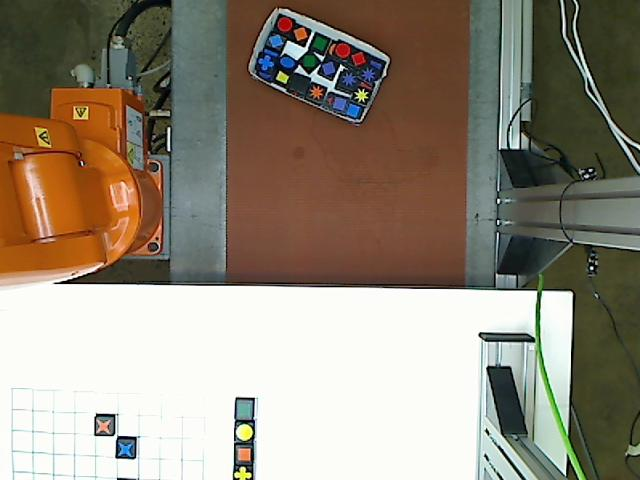
%> input picture detect_blocks/detectConveyorBlocks/IMG_conveyor_LowRes.jpg, 640 x 480 px
$ octave --eval "result = detectConveyorBlocks;"   (GNU Octave 9; MATLAB toolbox functions it lacks are replaced by stand-ins)
%> lines starting %> are read from the running program, lines starting %| are printed output that depends on the picture; in (x1, y1, x2, y2) boxes, pixels count from 0 and x2, y2 are one past the last pixel; in counts of white or black regions, pixels touching at a corner belong together; the program's own positions count from 1
### detect_blocks/detectConveyorBlocks/conveyorMask.m
function [BW,maskedRGBImage] = conveyorMask(RGB)
%createMask  Threshold RGB image using auto-generated code from colorThresholder app.
%  [BW,MASKEDRGBIMAGE] = createMask(RGB) thresholds image RGB using
%  auto-generated code from the colorThresholder App. The colorspace and
%  minimum/maximum values for each channel of the colorspace were set in the
%  App and result in a binary mask BW and a composite image maskedRGBImage,
%  which shows the original RGB image values under the mask BW.

% Auto-generated by colorThresholder app on 19-Sep-2017
%------------------------------------------------------


% Convert RGB image to chosen color space
I = rgb2hsv(RGB);

% Define thresholds for channel 1 based on histogram settings
channel1Min = 0.001;
channel1Max = 0.110;

% Define thresholds for channel 2 based on histogram settings
channel2Min = 0.259;
channel2Max = 0.746;

% Define thresholds for channel 3 based on histogram settings
channel3Min = 0.219;
channel3Max = 0.552;

% Create mask based on chosen histogram thresholds
sliderBW = (I(:,:,1) >= channel1Min ) & (I(:,:,1) <= channel1Max) & ...
    (I(:,:,2) >= channel2Min ) & (I(:,:,2) <= channel2Max) & ...
    (I(:,:,3) >= channel3Min ) & (I(:,:,3) <= channel3Max);
BW = sliderBW;

% Initialize output masked image based on input image.
maskedRGBImage = RGB;

% Set background pixels where BW is false to zero.
maskedRGBImage(repmat(~BW,[1 1 3])) = 0;

end

### detect_blocks/detectConveyorBlocks/detectConveyorBlocks.m
function [blocks, box] = detectConveyorBlocks()%I)
    % This function takes in a 1200 x 1600 image and detects a set of
    % blocks which reside within a carry box. It returns blocks which is
    % structured [x, y]. This allows the robot arm to swap blocks.

    I = imread('IMG_conveyor_LowRes.jpg');
%> I is the input picture: size 480x640x3 uint8; mean R, G, B 146.7, 137.3, 122

    % Erase anything outside conveyor region of interest (Conveyor belt)
    I(:,1:230,:) = 0;
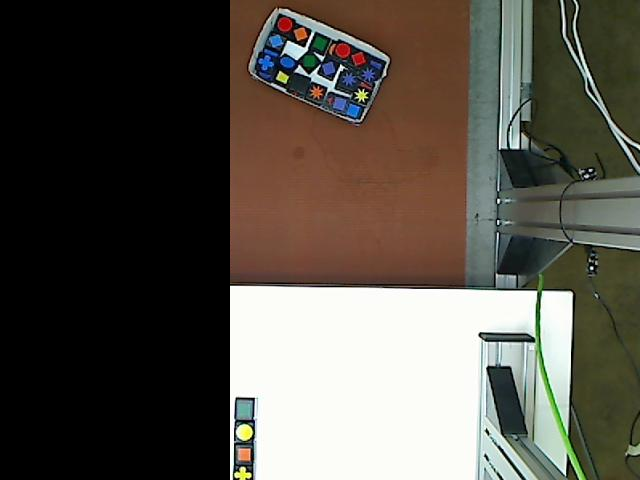
%> I: size 480x640x3 uint8; mean R, G, B 86.4, 81.9, 73.6
    I(:,465:end,:) = 0;
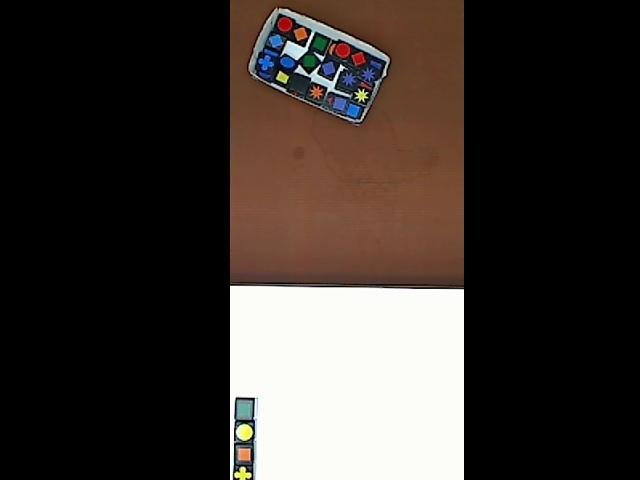
%> I: size 480x640x3 uint8; mean R, G, B 59, 52.1, 47.8
    I(285:end,:,:) = 0;
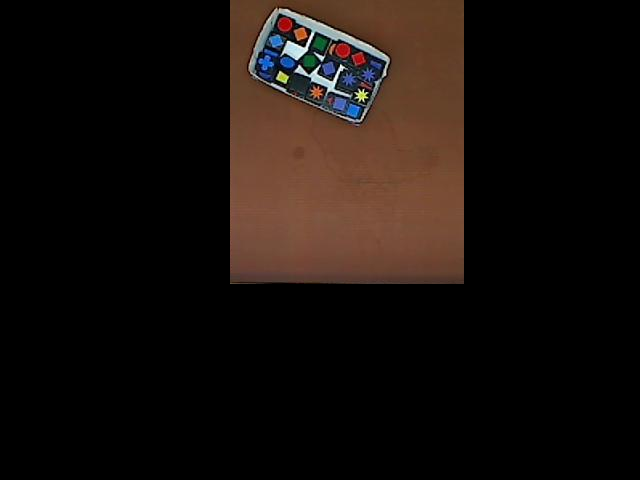
%> I: size 480x640x3 uint8; 14.93% of pixels changed, all inside (x1, y1, x2, y2) = (230, 284, 464, 480)

    % Generate conveyor mask (inverse should leave the box)
    Conveyor_BW = conveyorMask(I);
%> in conveyorMask, `I = rgb2hsv(RGB);`: I: size 480x640x3 double; mean H, S, V 0.0265, 0.117, 0.0928
%> in conveyorMask, `sliderBW = (I(:,:,1) >= channel1Min ) & (I(:,:,1) <= channel1Max) & (I..`:
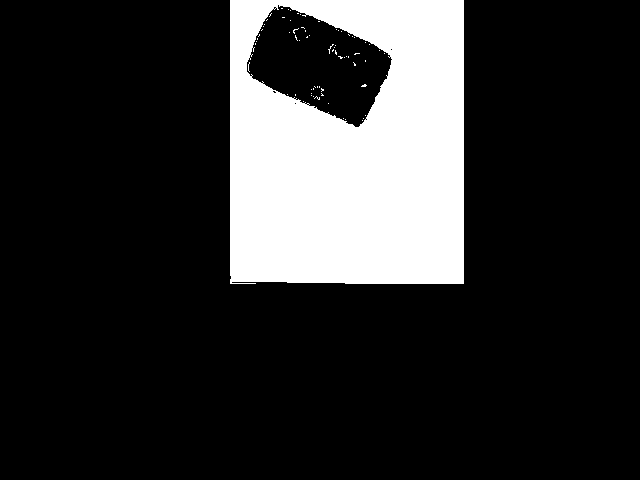
%> sliderBW: size 480x640 logical; 18.2% white; 70 white regions (69 under 20 px)
%> in conveyorMask, `maskedRGBImage(repmat(~BW,[1 1 3])) = 0;`:
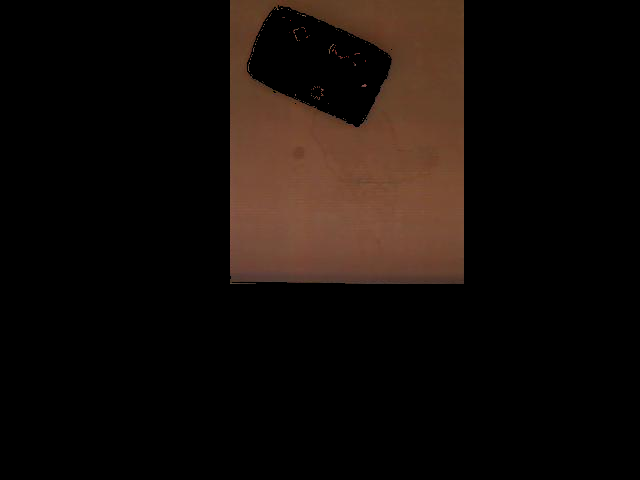
%> maskedRGBImage: size 480x640x3 uint8; 3.44% of pixels changed, all inside (x1, y1, x2, y2) = (230, 5, 392, 284)
    conv_stats = regionprops('table',~Conveyor_BW,'Area','FilledImage','BoundingBox');
%> conv_stats = 5 regions; box (x1, y1, x2, y2) and Area: (0, 0, 640, 480) 240891, (247, 5, 392, 127) 10414, (273, 91, 276, 93) 4, (295, 103, 296, 104) 1, (391, 49, 392, 50) 1

    % Cleanup Conveyor_BW using filled image and produce BoxMask
    NoiseIdx = find(conv_stats.Area < 40000);
%> NoiseIdx = [2; 3; 4; 5]
    s = conv_stats(NoiseIdx,:);
%> s = 4 regions; box (x1, y1, x2, y2) and Area: (247, 5, 392, 127) 10414, (273, 91, 276, 93) 4, (295, 103, 296, 104) 1, (391, 49, 392, 50) 1
    sz = size(s.FilledImage,1);
%> sz = 4

    BoxMask = false(size(I,1),size(I,2));
    for n = 1:sz
        x0 = floor(s.BoundingBox(n,2));
        y0 = floor(s.BoundingBox(n,1));
        ix = 0:size(s.FilledImage{n},1)-1;
        iy = 0:size(s.FilledImage{n},2)-1;
        BoxMask(x0+ix,y0+iy) = s.FilledImage{n};
    end
%> this loop made 4 passes
%> (x0, y0, ix, iy) on passes 3 to 4: (103, 295, 0, 0), (49, 391, 0, 0)
%> (x0, y0) on pass 1: (5, 247)
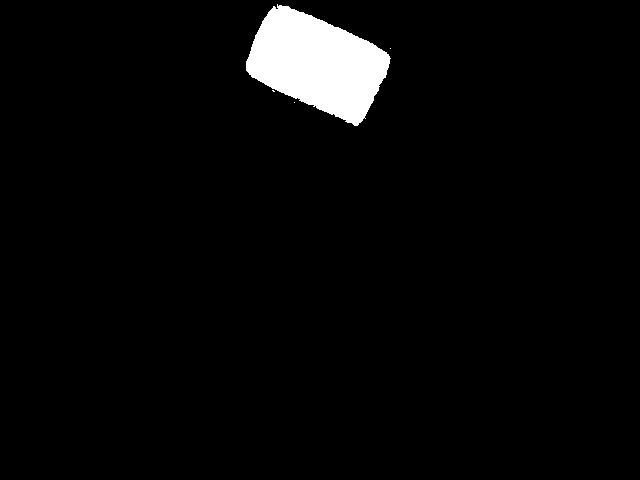
%> BoxMask: size 480x640 logical; 3.5% white; 4 white regions (3 under 20 px), largest, box (x1, y1, x2, y2) and area: (246, 4, 391, 126) 10635

    % Final set of erodes for good measure (noise removal)
    se = strel('cube',2);
    BoxMask = imerode(BoxMask,se);
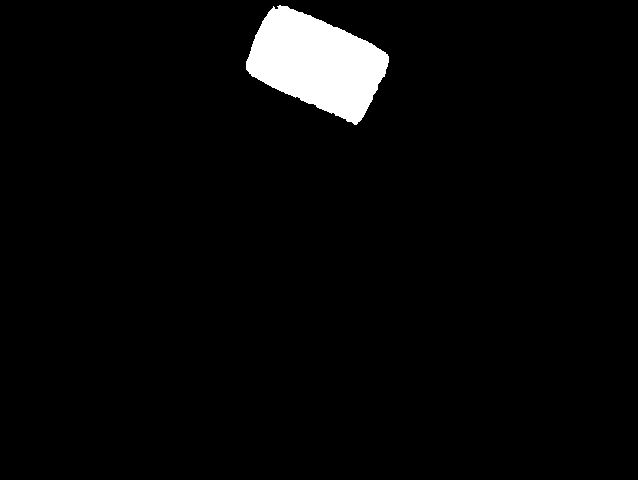
%> BoxMask: size 480x638 logical; 3.4% white; 1 white region, box (x1, y1, x2, y2) and area: (246, 5, 389, 125) 10356

    if (any(BoxMask(:)))
        % Extract box regionprops
        box_stats = regionprops('table',BoxMask,'Centroid','Area','PixelList');
%> box_stats = 1 region; Area and Centroid: 10356 [317.7 63.6]
        [~, BoxIdx] = max(box_stats.Area);
%> BoxIdx = 1

        % Extract box center
        box.x = box_stats.Centroid(BoxIdx, 1);
%> box.x = 317.7
        box.y = box_stats.Centroid(BoxIdx, 2);
%> box.y = 63.64

        % Extract box orientation
%> (the run ends here)
